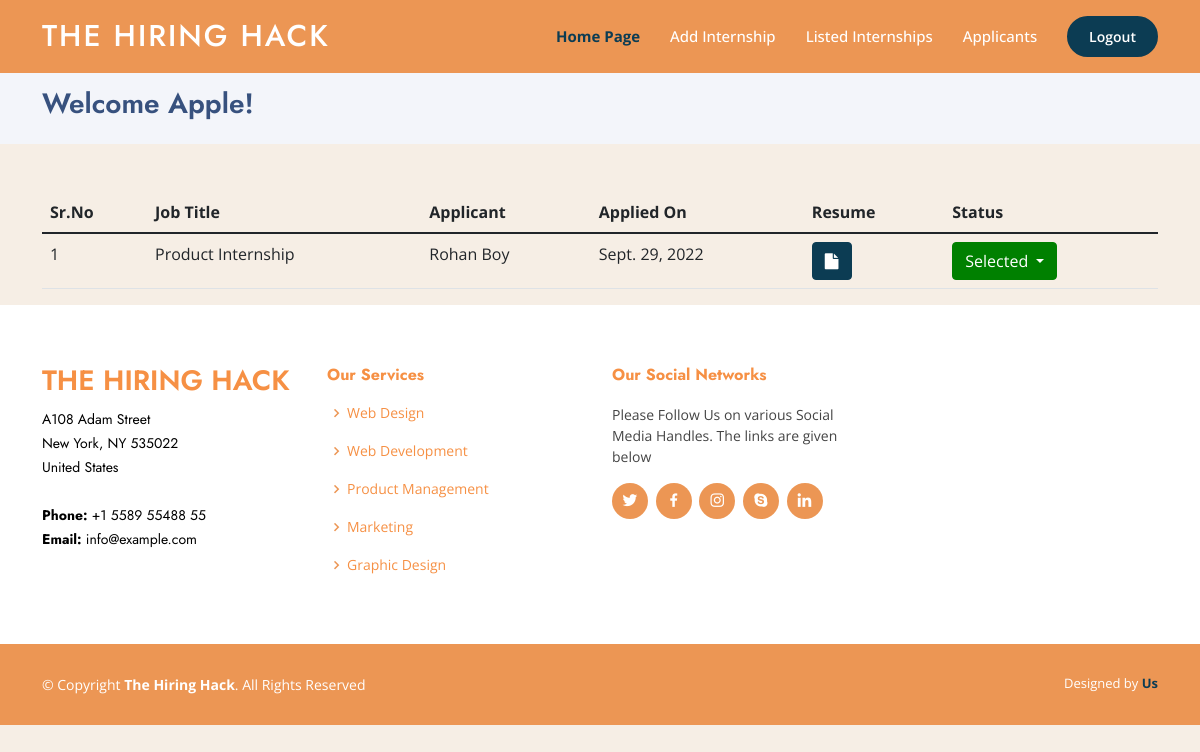
The page /all_applicants (signed in) on the database its author committed.
### home/models.py (models this page shows)
class Company(models.Model):
    user = models.ForeignKey(User, on_delete=models.CASCADE)
    phone = models.CharField(max_length=10)
    image = models.ImageField(upload_to="company_logo")
    type = models.CharField(max_length=15)
    status = models.CharField(max_length=20)
    company_name = models.CharField(max_length=100)
    def __str__ (self):
        return self.company_name

class Application(models.Model):
    company = models.CharField(max_length=200, default="")
    job = models.ForeignKey(Job, on_delete=models.CASCADE)
    applicant = models.ForeignKey(Applicant, on_delete=models.CASCADE)
    resume = models.FileField(upload_to='applied_resume')
    apply_date = models.DateField()
    status = models.CharField(max_length=30)
    def __str__ (self):
        return str(self.applicant)

class Job(models.Model):
    company = models.ForeignKey(Company, on_delete=models.CASCADE)
    start_date = models.DateField()
    end_date = models.DateField()
    deadline = models.DateField()
    title = models.CharField(max_length=200)
    salary = models.FloatField()
    image = models.ImageField()
    eligibility = models.TextField(max_length = 400)
    description = models.TextField(max_length=1000)
    location = models.CharField(max_length=100)
    skills = models.CharField(max_length=200)
    creation_date = models.DateField()
    job_profile = models.CharField(max_length=50)
    def __str__ (self):
        return self.title

class Applicant(models.Model):
    user = models.ForeignKey(User, on_delete=models.CASCADE)
    contact = models.IntegerField(null=True,blank=True)
    department = models.CharField(max_length=30, null=True, blank=True)
    college = models.CharField(max_length=50, null=True, blank=True)
    dob = models.DateField(null=True, blank=True)
    degree = models.CharField(null=True, blank=True, max_length=20)
    current_year = models.IntegerField(null=True, blank=True)
    gender = models.CharField(max_length=10)
    type = models.CharField(max_length=15)
    update_status = models.CharField(max_length=15)
    profile_pic = models.ImageField(null=True, blank=True, upload_to='profile_pics')
    docfile = models.FileField(null=True, blank=True, upload_to='resume')
    def __str__(self):
        return self.user.first_name+" "+self.user.last_name

### home/views.py (the view)
# urls.py: path('all_applicants', views.all_applicants, name='all_applicants'),
def all_applicants(request):
    if not request.user.is_authenticated:
        return redirect('company_signin')
    company = Company.objects.get(user=request.user)
    application = Application.objects.filter(company=company).order_by('job')
    jobs = Job.objects.filter(company=company)
    print(application)
    return render(request, "company/all_applicants.html", {'application':application, 'company': company, 'jobs':jobs})

### templates/company/all_applicants.html (shortened to what this page needs)
{% extends "company/company_base.html" %}
{% load static %}
{% block content %}
<link href="{% static 'assets/css/style_profile.css'%}" rel="stylesheet">
<div class="container mt-4">
    <table class="table table-hover" id="example">
        <thead>
            <tr>
                <th>Sr.No</th>
                <th>Job Title</th>
                <th>Applicant</th>
                <th>Applied On</th>
                <th>Resume</th>
                <th>Status</th>
            </tr>
        </thead>
        <tbody>
            {% for i in application %}
            <tr>
                <td>{{forloop.counter}}</td>
                <td>{{i.job}}</td>
                <td>{{i.applicant}}</td>
                <td>{{i.apply_date}}</td>
                <td><a href="{{i.resume.url}}" target="_blank" class="btn"><i class="fa fa-file"></i></a></td>
                <td>
                    <div class="dropdown">
                        <button class="btn btn-secondary dropdown-toggle {{i.status}}" type="button" id="dropdownMenuButton" data-bs-toggle="dropdown" aria-haspopup="true" aria-expanded="false">
                          {{i.status}}
                        </button>
                      </div>
            </tr>
            {% endfor %}
        </tbody>
    </table>
    </div>
{% endblock %}

### templates/company/company_base.html (shortened to what this page needs)
<!DOCTYPE html>
{% load static %}
<html lang="en">
<head>
  <link rel="stylesheet" href="https://maxcdn.bootstrapcdn.com/font-awesome/4.7.0/css/font-awesome.min.css">
  <link href="{% static 'assets/vendor/aos/aos.css' %}" rel="stylesheet">
  <link href="{% static 'assets/vendor/bootstrap/css/bootstrap.min.css' %}" rel="stylesheet">
  <link href="{% static 'assets/vendor/bootstrap-icons/bootstrap-icons.css' %}" rel="stylesheet">
  <link href="{% static 'assets/vendor/boxicons/css/boxicons.min.css' %}" rel="stylesheet">
  <link href="{% static 'assets/vendor/glightbox/css/glightbox.min.css' %}" rel="stylesheet">
  <link href="{% static 'assets/vendor/remixicon/remixicon.css' %}" rel="stylesheet">
  <link href="{% static 'assets/vendor/swiper/swiper-bundle.min.css' %}" rel="stylesheet">
  <link href="{% static 'assets/css/style.css'%}" rel="stylesheet">
</head>
<body>
  {% include '../company_navbar.html'%}
  <main id="main">
    {%if request.user.is_authenticated %}
    <section id="breadcrumbs" class="breadcrumbs">
      <div class="container">
        <h2>Welcome {{company.company_name}}!</h2>
      </div>
    </section>
    <br>
    {% block content%}
    {% endblock content%}
    {% else %}
    <section id="breadcrumbs" class="breadcrumbs">
        <div class="container">
          <h2>404 - Page Not Found. Please Login and Try Again!</h2>
        </div>
    {%endif%}
  </main>
  {% include '../footer.html' %}
</body>
</html>

### static/assets/css/style.css (style rules this page uses)
body { font-family: "Open Sans", sans-serif; color: #444444; }
a { color: #0c3c53; text-decoration: none; }
h1, h2, h3, h4, h5, h6 { font-family: "Jost", sans-serif; }
section { padding: 60px 0; overflow: hidden; }
.breadcrumbs { padding: 15px 0; background: #f3f5fa; min-height: 40px; margin-top: 72px; }
.breadcrumbs h2 { font-size: 28px; font-weight: 600; color: #37517e; }

### static/assets/css/style_profile.css (style rules this page uses)
body { margin-top:20px; background-color: #f6eee5; }
.btn { background-color: #0c3c53; text-decoration: none; color: white; border-color: #0c3c53; }
.Selected { background-color: green !important; border-color: green !important; }

### rows shown on the page
Company: company_name "Apple"
Application: job "Product Internship", applicant "Rohan Boy", apply_date "Sept. 29, 2022", status "Selected"
